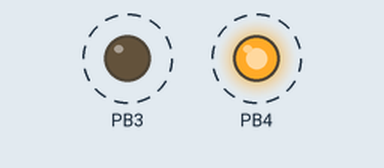
Recording of a program running on a simulated ATtiny85, built with avr-gcc and emulated at 16 MHz. Parts: output pins drawn as LEDs (lit = HIGH). Dashed ring = blinking.

Above: at 0.1 s.
Timing chart, 0 to 3.0 s (numbered marks = the images above):
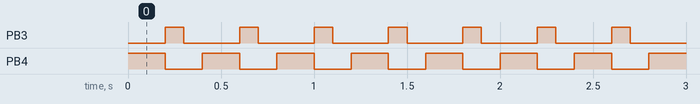

The program:

main.c
```c
/*
 * Created: 03-Feb-20 1:08:03 AM
 * Author : Arad Fumm
 * led onner via bitwise
 * Attiny85 , 3x 100ohm res ,3x led , atmel studio
 */
#define F_CPU 16000000UL
#include <avr/io.h>
#include <util/delay.h>

int main(void)
{

	DDRB = (1<<DDB4)|(1<<DDB3);	//set as output
	while (1)
    {
		PORTB = (1<<PB4); // PORTB = left shift to pin pb4 or like PORTB |= 0B00100000
		_delay_ms(200); // wait few sec
		PORTB >>= 1; // PORTB = and shift 1 bit to  pin pb3
		_delay_ms(100);
		PORTB >>= 1; // PORTB = and shift 1 bit to pin  pb2
		_delay_ms(100); // wait few sec
    }
}
```

Measured:
- by itself, PB3: alternates HIGH for 0.10 s and LOW for 0.30 s
- by itself, PB4: alternates HIGH for 0.20 s and LOW for 0.20 s
